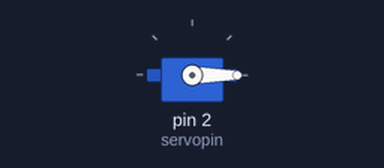
The sketch below on a simulated Arduino Uno, built with avr-gcc and run on an emulated ATmega328P. On the bench: servo.

Above: at 0.05 s.
At 0.5 s:
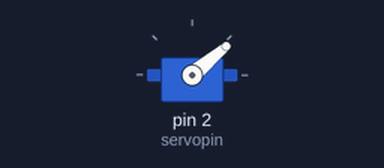
At 1.0 s:
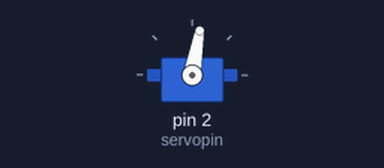
At 2.0 s:
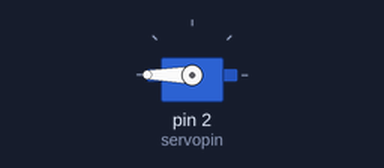
Timing chart, 0 to 6.9 s (numbered marks = the images above):
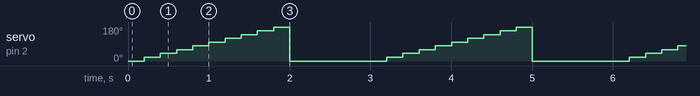

The sketch:

feb_21_Servo_copy_20230228175108.ino
```cpp
#include <Servo.h> // This includes the library for the servo
Servo spinner; //Name your motor
int servopin = 2;
void setup() {
  // put your setup code here, to run once:
  pinMode(servopin, OUTPUT);
  spinner.attach(servopin); //This turns on the servo control

}

void loop() {
  // put your main code here, to run repeatedly:
  for(int i = 0; i <= 180; i = i + 20){
    spinner.write(i);
    delay(200);
    spinner.write(0);
  }
  delay(1000);
}
```

Measured:
- by itself, servo on pin 2 (servopin): repeats every 3.0 s: 40° 0.20 s, 60° 0.20 s, 80° 0.20 s, 100° 0.20 s, 120° 0.20 s, 140° 0.20 s, 160° 0.20 s, 180° 0.20 s, 0° 1.2 s, 20° 0.20 s
